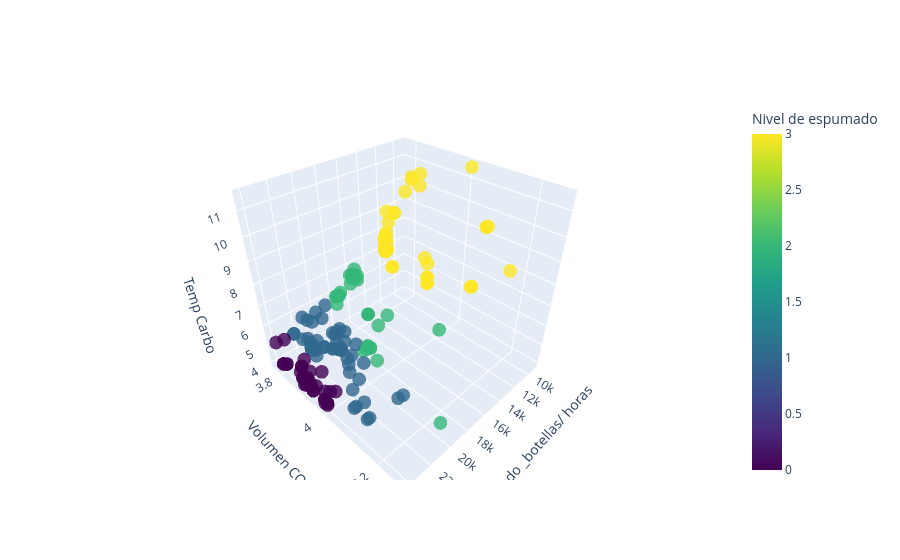

Source (notebook cell):
### Markdown cell above
### Interpretación

Al observar los gráficos anteriores, podemos apreciar la distribución porcentual de las distintas muestras según su clasificación en niveles de espumado. Podemos resaltar que las muestras sin azúcar tienen mayores problemas de espumado, ya que el 62.5% de las muestras corresponden a una clasificación de nivel 3, lo que indica que la velocidad de embotellado es muy baja cuando se producen los episodios de espumado.

Las bebidas sin azúcar tienden a presentar más problemas de espumado debido a la interacción entre la tensión superficial y la composición de los endulzantes artificiales.

El azúcar (sacarosa) tiene la capacidad de reducir la tensión superficial del líquido. La tensión superficial es la fuerza que mantiene unidas las moléculas en la superficie de un líquido, y su reducción puede ayudar a controlar la formación de burbujas y espuma. En las bebidas sin azúcar, la tensión superficial puede ser mayor debido a la ausencia de sacarosa, lo que facilita la formación de burbujas y, por consiguiente, un mayor espumado.

Por otro lado, los endulzantes artificiales como el aspartamo, la sucralosa y otros, presentan propiedades químicas distintas a las del azúcar. Estos compuestos no solo no reducen la tensión superficial de la misma manera que la sacarosa, sino que también pueden interactuar de manera diferente con el CO2 disuelto en la bebida y la matriz líquida en general. Esta interacción puede afectar tanto la formación como la estabilidad de la espuma, incrementando los problemas de espumado en las bebidas sin azúcar.

En conjunto, la mayor tensión superficial debida a la ausencia de azúcar y las distintas propiedades químicas de los endulzantes artificiales contribuyen a los problemas de espumado en las bebidas sin azúcar.

### Code cell
# Graficamos en 3D para observar como se mueven los valores de temperatura y
# volumen de CO2 con respecto a la velocidad de llenedo.

fig = go.Figure()
fig.add_trace(go.Scatter3d(
    x=df['Vel_llenado _botellas/ horas'],
    y=df['Volumen CO2'],
    z=df['Temp Carbo'],
    mode='markers',
    marker=dict(
        size=8,
        color=df['Nivel de espumado'],
        colorscale='Viridis',
        opacity=0.8,
        colorbar=dict(title='Nivel de espumado')
    )
))

fig.update_layout(scene=dict(
                    xaxis_title='Vel_llenado _botellas/ horas',
                    yaxis_title='Volumen CO2',
                    zaxis_title='Temp Carbo'),
                    )
fig.show()
plt.close()

save_plotly_figure(
    fig,
    "03_3d_temp_volCO2_Velocidad"
)

### Figure 1 — Plotly figure (JSON) as saved in the notebook; plotly's stock layout.template omitted (floating-point values rounded to 4 significant figures; data arrays with more than 128 entries replaced by an {"elided": "..."} marker saying what was removed)
{"data": [{"marker": {"color": {"elided": "171 int values"}, "colorbar": {"title": {"text": "Nivel de espumado"}}, "colorscale": [[0, "#440154"], [0.1111, "#482878"], [0.2222, "#3e4989"], [0.3333, "#31688e"], [0.4444, "#26828e"], [0.5556, "#1f9e89"], [0.6667, "#35b779"], [0.7778, "#6ece58"], [0.8889, "#b5de2b"], [1, "#fde725"]], "opacity": 0.8, "size": 8}, "mode": "markers", "type": "scatter3d", "x": {"elided": "171 int values"}, "y": {"elided": "171 float values"}, "z": {"elided": "171 float values"}}], "layout": {"scene": {"xaxis": {"title": {"text": "Vel_llenado _botellas/ horas"}}, "yaxis": {"title": {"text": "Volumen CO2"}}, "zaxis": {"title": {"text": "Temp Carbo"}}}}}
